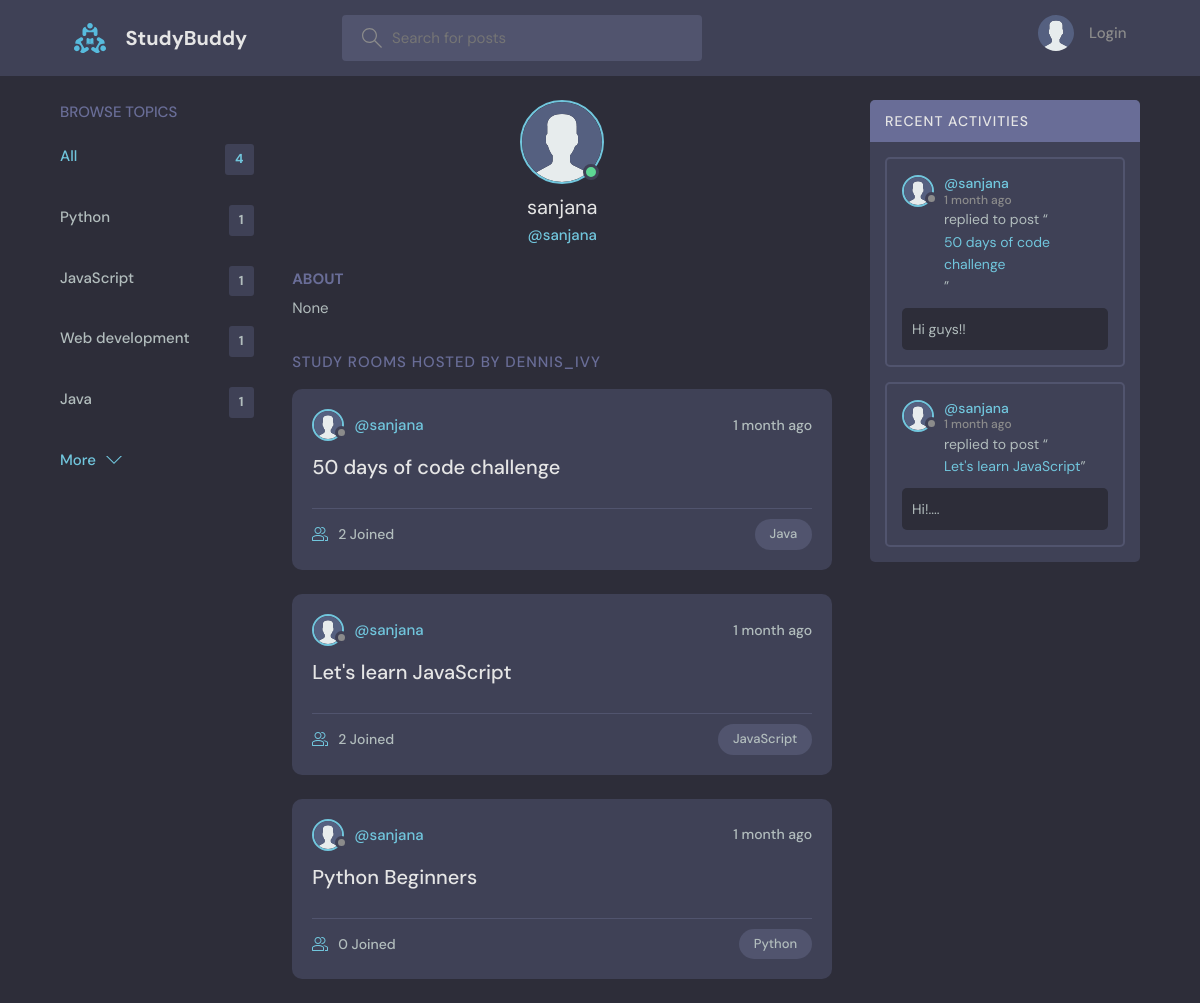
Page /profile/1/ on the committed database.
### base/models.py (models this page shows, shortened)
class Topic(models.Model):
    name = models.CharField(max_length=200)

class User(AbstractUser):
    name = models.CharField(max_length=200, null=True)
    email = models.EmailField(unique=True, null=True)
    bio = models.TextField(null=True)
    avatar = models.ImageField(null=True, default="avatar.svg")
    USERNAME_FIELD = 'email'
    REQUIRED_FIELDS = []

class Room(models.Model):
    host = models.ForeignKey(User, on_delete=models.SET_NULL, null=True)
    topic = models.ForeignKey(Topic, on_delete=models.SET_NULL, null=True)
    name = models.CharField(max_length=200)
    description = models.TextField(null=True, blank=True)
    participants = models.ManyToManyField(
        User, related_name='participants', blank=True)
    updated = models.DateTimeField(auto_now=True)
    created = models.DateTimeField(auto_now_add=True)
    class Meta:
        ordering = ['-updated', '-created']
    def __str__(self):
        return self.name

class Message(models.Model):
    user = models.ForeignKey(User, on_delete=models.CASCADE)
    room = models.ForeignKey(Room, on_delete=models.CASCADE)
    body = models.TextField()
    updated = models.DateTimeField(auto_now=True)
    created = models.DateTimeField(auto_now_add=True)
    class Meta:
        ordering = ['-updated', '-created']

### base/views.py (the view)
# urls.py: path('profile/<str:pk>/', views.userProfile, name="user-profile"),
def userProfile(request, pk):
    user = User.objects.get(id=pk)
    rooms = user.room_set.all()
    room_messages = user.message_set.all()
    topics = Topic.objects.all()
    context = {'user': user, 'rooms': rooms,
               'room_messages': room_messages, 'topics': topics}
    return render(request, 'base/profile.html', context)

### base/templates/base/profile.html (shortened to what this page needs)
{% extends 'main.html' %}
{% block content %}
<main class="profile-page layout layout--3">
  <div class="container">
    {% include 'base/topics_component.html' %}
    <div class="roomList">
      <div class="profile">
        <div class="profile__avatar">
          <div class="avatar avatar--large active">
            <img src="{{user.avatar.url}}" />
          </div>
        </div>
        <div class="profile__info">
          <h3>{{user.name}}</h3>
          <p>@{{user.username}}</p>
        </div>
        <div class="profile__about">
          <h3>About</h3>
          <p>
            {{user.bio}}
          </p>
        </div>
      </div>
      <div class="roomList__header">
        <div>
          <h2>Study Rooms Hosted by dennis_ivy</a>
          </h2>
        </div>
      </div>
      {% include 'base/feed_component.html' %}
    </div>
    {% include 'base/activity_component.html' %}
  </div>
</main>
{% endblock content %}

### templates/main.html (shortened to what this page needs)
<!DOCTYPE html>
{% load static %}
<html lang="en">
<head>
    <link rel="stylesheet" href="{% static 'styles/style.css' %}" />
</head>
<body>
    {% include 'navbar.html' %}
    {% block content %}
    {% endblock %}
</body>
</html>

### templates/navbar.html (shortened to what this page needs)
{% load static %}
<header class="header header--loggedIn">
    <div class="container">
        <a href="{% url 'home' %}" class="header__logo">
            <img src="{% static 'images/logo.svg' %}" />
            <h1>StudyBuddy</h1>
        </a>
        <form class="header__search" method="GET" action="{% url 'home' %}">
            <label>
                <input name="q" placeholder="Search for posts" />
            </label>
        </form>
        <nav class="header__menu">
            {% if request.user.is_authenticated %}
            <div class="header__user">
                <a href="{% url 'update-user' %}">
                    <div class="avatar avatar--medium active">
                        <img src="{{request.user.avatar.url}}" />
                    </div>
                    <p>{{request.user.username}} <span>@{{request.user.username}}</span></p>
                </a>
                <button class="dropdown-button">
                    <svg version="1.1" xmlns="http://www.w3.org/2000/svg" width="32" height="32" viewBox="0 0 32 32">
                        <title>chevron-down</title>
                        <path d="M16 21l-13-13h-3l16 16 16-16h-3l-13 13z"></path>
                    </svg>
                </button>
            </div>
            {% else %}
            <a href="{% url 'login' %}">
                <img src="{% static 'images/avatar.svg' %}" />
                <p>Login</p>
            </a>
            {% endif %}
        </nav>
    </div>
</header>

### base/templates/base/topics_component.html
<div class="topics">
    <div class="topics__header">
        <h2>Browse Topics</h2>
    </div>
    <ul class="topics__list">
        <li>
            <a href="{% url 'home' %}" class="active">All <span>{{topics.count}}</span></a>
        </li>
        {% for topic in topics %}
        <li>
            <a href="{% url 'home' %}?q={{topic.name}}">{{topic.name}}<span>{{topic.room_set.all.count}}</span></a>
        </li>
        {% endfor %}
    </ul>
    <a class="btn btn--link" href="{% url 'topics' %}">
        More
        <svg version="1.1" xmlns="http://www.w3.org/2000/svg" width="32" height="32" viewBox="0 0 32 32">
            <title>chevron-down</title>
            <path d="M16 21l-13-13h-3l16 16 16-16h-3l-13 13z"></path>
        </svg>
    </a>
</div>

### base/templates/base/feed_component.html (shortened to what this page needs)
{% for room in rooms %}
<div class="roomListRoom">
    <div class="roomListRoom__header">
        <a href="{% url 'user-profile' room.host.id %}" class="roomListRoom__author">
            <div class="avatar avatar--small">
                <img src="{{room.host.avatar.url}}" />
            </div>
            <span>@{{room.host.username}}</span>
        </a>
        <div class="roomListRoom__actions">
            <span>{{room.created|timesince}} ago</span>
        </div>
    </div>
    <div class="roomListRoom__content">
        <a href="{% url 'room' room.id %}">{{room.name}}</a>
    </div>
    <div class="roomListRoom__meta">
        <a href="{% url 'room' room.id %}" class="roomListRoom__joined">
            {{room.participants.all.count}} Joined
        </a>
        <p class="roomListRoom__topic">{{room.topic.name}}</p>
    </div>
</div>
{% endfor %}

### base/templates/base/activity_component.html (shortened to what this page needs)
<div class="activities">
    <div class="activities__header">
        <h2>Recent Activities</h2>
    </div>
    {% for message in room_messages %}
    <div class="activities__box">
        <div class="activities__boxHeader roomListRoom__header">
            <a href="{% url 'user-profile' message.user.id %}" class="roomListRoom__author">
                <div class="avatar avatar--small">
                    <img src="{{message.user.avatar.url}}" />
                </div>
                <p>
                    @{{message.user.username}}
                    <span>{{message.created|timesince}} ago</span>
                </p>
            </a>
        </div>
        <div class="activities__boxContent">
            <p>replied to post “<a href="{% url 'room' message.room.id %}">{{message.room}}</a>”</p>
            <div class="activities__boxRoomContent">{{message.body}}</div>
        </div>
    </div>
    {% endfor %}
</div>

### rows in the picture
Topic: name "Python", room_set.all.count "1"
Topic: name "JavaScript", room_set.all.count "1"
Topic: name "Web development", room_set.all.count "1"
Topic: name "Java", room_set.all.count "1"
User: avatar (placeholder picture), name "sanjana", username "sanjana", bio "None"
Room: host.avatar (placeholder picture), host.username "sanjana", created "1 month", name "50 days of code challenge", participants.all.count "2", topic.name "Java"
Room: host.avatar (placeholder picture), host.username "sanjana", created "1 month", name "Let's learn JavaScript", participants.all.count "2", topic.name "JavaScript"
Room: host.avatar (placeholder picture), host.username "sanjana", created "1 month", name "Python Beginners", participants.all.count "0", topic.name "Python"
Message: user.avatar (placeholder picture), user.username "sanjana", created "1 month", room "50 days of code challenge", body "Hi guys!!"
Message: user.avatar (placeholder picture), user.username "sanjana", created "1 month", room "Let's learn JavaScript", body "Hi!...."

### other values in the picture
{{ topics.count }} "4"
